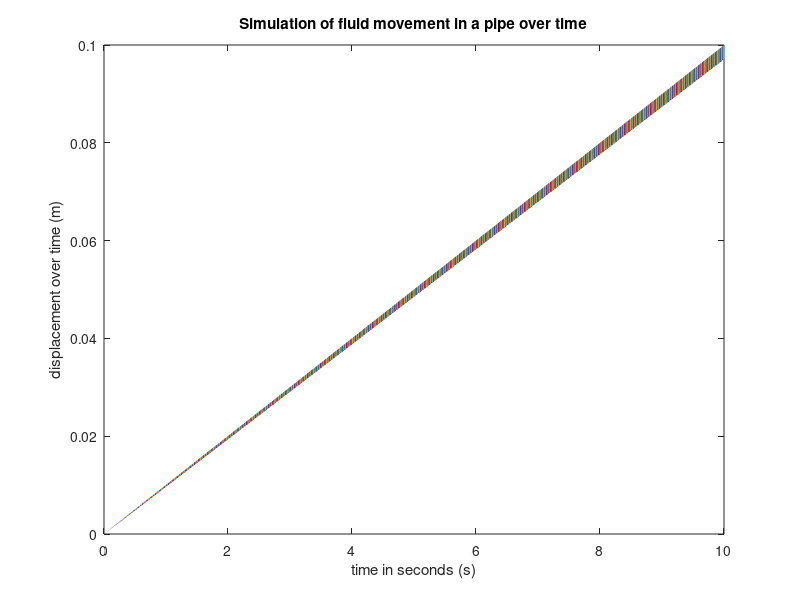
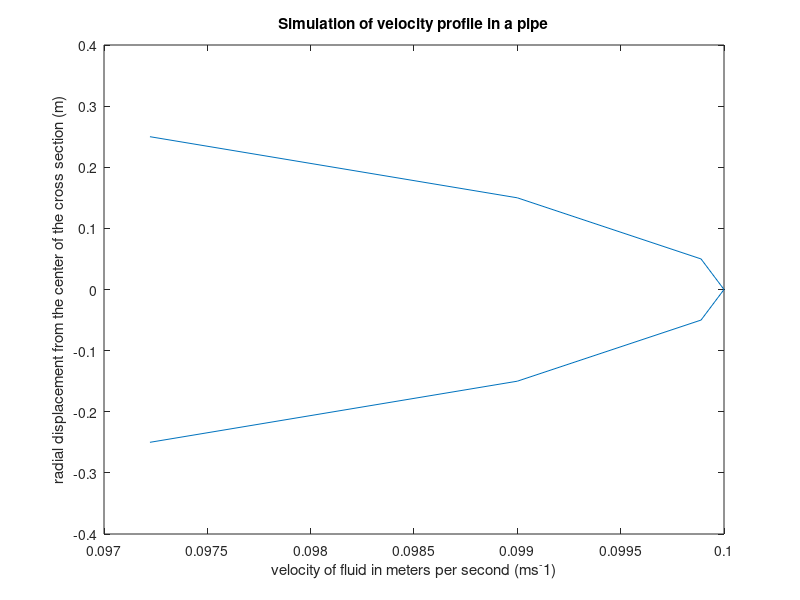

Write the MATLAB code that produced these figures, in order.
%Laminar Flow in a pipe

%A program that simulates laminar flow in a pipe 

%Written By: Eric Yun
%Date: 24/07/2023

%Initialised parameters 
D = 3.0; %diameter of the pipe, m
u_0 = 0.1; %velocity of the fluid at y = 0, ms^-1
delta_t = 0.001;
r = [0.25, 0.15, 0.05, 0, -0.05, -0.15, -0.25];
t = zeros(length(r), 1/delta_t);

for i = 1:1:length(r)
    t(i,:) = linspace(0, 10, 1/delta_t);
end

%Initialise x array 
x = zeros(length(r), length(t))

%Calculate velocity profile
for i = 1:1:length(r)
    u(i) = u_0*(1 - (4*r(i)^2)/(D^2));
end

%Calculate displacement over time 
for i = 1:1:length(r) 
    for ii = 1:1:length(t) 
        delta_x = u(i)*delta_t
        x(i, ii+1) = x(i, ii) + delta_x;
    end
end

%Plot displacement of fluid in the pipe 
figure(1);
plot(t,x(:,1:length(x)-1))
title('Simulation of fluid movement in a pipe over time')
xlabel('time in seconds (s)')
ylabel('displacement over time (m)')

%Plot velocity profile of fluid in the pipe
figure(2);
plot(u, r);
title('Simulation of velocity profile in a pipe')
xlabel('velocity of fluid in meters per second (ms^-1)')
ylabel('radial displacement from the center of the cross section (m)')
